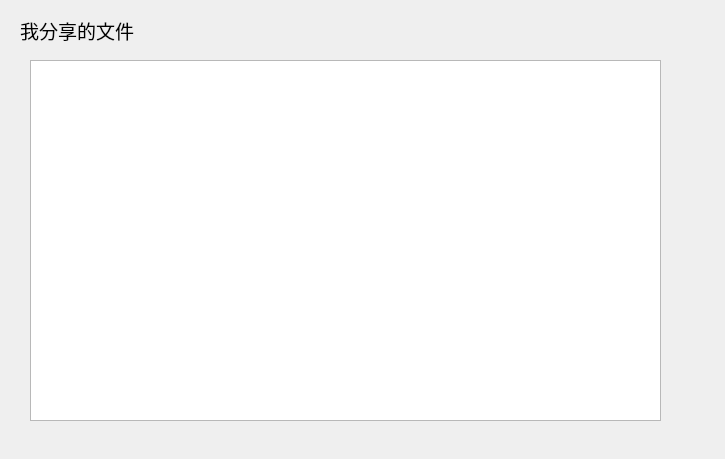
<?xml version="1.0" encoding="UTF-8"?>
<ui version="4.0">
 <class>Share</class>
 <widget class="QWidget" name="Share">
  <property name="geometry">
   <rect>
    <x>0</x>
    <y>0</y>
    <width>725</width>
    <height>459</height>
   </rect>
  </property>
  <property name="windowTitle">
   <string>Form</string>
  </property>
  <widget class="QLabel" name="label">
   <property name="geometry">
    <rect>
     <x>20</x>
     <y>20</y>
     <width>131</width>
     <height>21</height>
    </rect>
   </property>
   <property name="font">
    <font>
     <family>微软雅黑</family>
     <pointsize>14</pointsize>
    </font>
   </property>
   <property name="text">
    <string>我分享的文件</string>
   </property>
  </widget>
  <widget class="QListView" name="listView">
   <property name="geometry">
    <rect>
     <x>30</x>
     <y>60</y>
     <width>631</width>
     <height>361</height>
    </rect>
   </property>
  </widget>
 </widget>
 <resources/>
 <connections/>
</ui>
